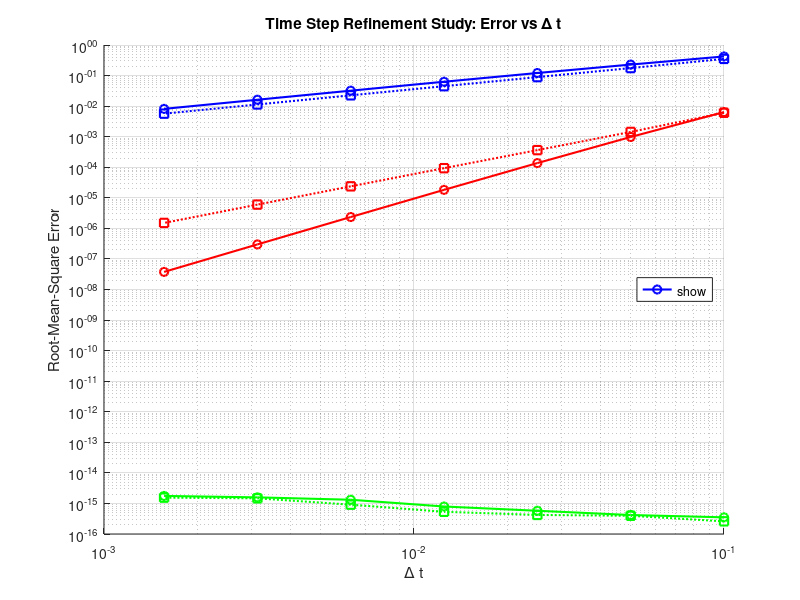

This chart was generated by the following MATLAB code:
%% Input data
N   = 20;       % number of cells
Amp = 0;        % amplitude of the initial solution variation
A_m = 0.1;      % amplitude of the mesh motion
u_a = 0;        % advection velocity
tend = 2;       % total simulation time

% Time step refinement parameters
k_vals = 0:6;
dt_array = 0.1 * 2.^(-k_vals);
colors = {'b', 'r', 'g'}; % b=Method 1, r=Method 2, g=Method 3

% Prepare the log-log plot figure
figure(3);
clf;
hold on;
title('Time Step Refinement Study: Error vs \Delta t');
xlabel('\Delta t');
ylabel('Root-Mean-Square Error');
set(gca, 'XScale', 'log', 'YScale', 'log'); % Ensure log-log axes
grid on;

%% Outer loop for the 3 methods
for method = 1:3
    
    % Arrays to store the computed errors for this method
    err1_array = zeros(1, length(k_vals));
    err2_array = zeros(1, length(k_vals));
    
    %% Inner loop for different time steps
    for k_idx = 1:length(k_vals)
        dt = dt_array(k_idx);
        M = round(tend / dt); % Total number of time steps

        % Initialisation
        dx   = zeros(1,N);    % cell volumes
        xi   = zeros(1,N+1);  % face centers
        x    = zeros(1,N);    % cell centers

        xi  = (0:N)/N;              % face centers
        xi0 = (0:N)/N;              % face centers at t=0
        x   = (1:N)/N - 0.5/N;      % cell centers
        dx  = xi(2:N+1) - xi(1:N);  % cell volumes

        % determine the initial condition at the cell center locations x
        rho0 = 1 + Amp*sin(x*2*pi); % initial solution
        rho  = rho0;                % set solution to initial solution

        L = zeros(N);   % Discretization matrix
        
        sum_sq_err = 0; % Variable to accumulate error for epsilon_2

        %% Simulation loop
        for t=dt:dt:tend
            dx_tn  = dx;  % store cell volume at tn
            xi_tn  = xi;  % store face center at tn
            rho_tn = rho; % store solution at tn
            
            xi     = xi0 + A_m * sin(2*pi*t) * sin(2*pi*xi0);   % face centers at tn+1
            dx     = xi(2:N+1)-xi(1:N);                         % cell volumes at tn+1
            x      = xi(1:N) + dx/2;                            % cell centers at tn+1
            
            dxidt_exnp1   = 2*pi*A_m*cos(2*pi*(t))*sin(2*pi*xi0);         % exact face velocity at tn+1
            dxidt_exnp1_2 = 2*pi*A_m*cos(2*pi*(t-dt/2))*sin(2*pi*xi0);    % exact face velocity at tn+1/2
            dxidt_dgcl    = (xi - xi_tn) / dt;                            % face velocity satisfying D-GCL

            if (method == 1)
                dxidt = dxidt_exnp1;
            elseif (method ==2)
                dxidt = dxidt_exnp1_2;
            else
                dxidt = dxidt_dgcl;
            end

            % define the relative face velocity
            dxidt_r = u_a - dxidt;
              
            % Internal cells
            for i=2:N-1
                L(i,i-1:i+1) = [0 dx(i) 0] + dt * 0.5*[-dxidt_r(i) dxidt_r(i+1)-dxidt_r(i) dxidt_r(i+1)];
            end
            % Boundary cells, use periodicity
            L(1,1:2)   = [dx(1) 0] + dt * 0.5*[dxidt_r(2)-dxidt_r(1) dxidt_r(2)];
            L(1,N)     =           - dt * 0.5*dxidt_r(1);
            L(N,N-1:N) = [0 dx(N)] + dt * 0.5*[-dxidt_r(N) dxidt_r(1)-dxidt_r(N)];
            L(N,1)     =           + dt * 0.5*dxidt_r(1);

            % solve system
            rho = (L\(dx_tn.*rho_tn)')';
            
            % Accumulate error for epsilon_2 (Exact solution is exactly 1)
            sum_sq_err = sum_sq_err + sum((rho - 1).^2);
        end

        % Compute final errors for this dt
        err1_array(k_idx) = sqrt( sum((rho - 1).^2) / N );
        err2_array(k_idx) = sqrt( sum_sq_err / (N * M) );
    end

    %% Plot the errors for this method
    c = colors{method};
    
    % Epsilon 1: Solid line with circle markers
    plot(dt_array, err1_array, [c '-o'], 'DisplayName', ['Method ' num2str(method) ' (\epsilon_1)'], 'LineWidth', 1.5);
    
    % Epsilon 2: Dotted line with square markers
    plot(dt_array, err2_array, [c ':s'], 'DisplayName', ['Method ' num2str(method) ' (\epsilon_2)'], 'LineWidth', 1.5);
    
end

% Finalize plot
legend('show', 'Location', 'east');
hold off;
